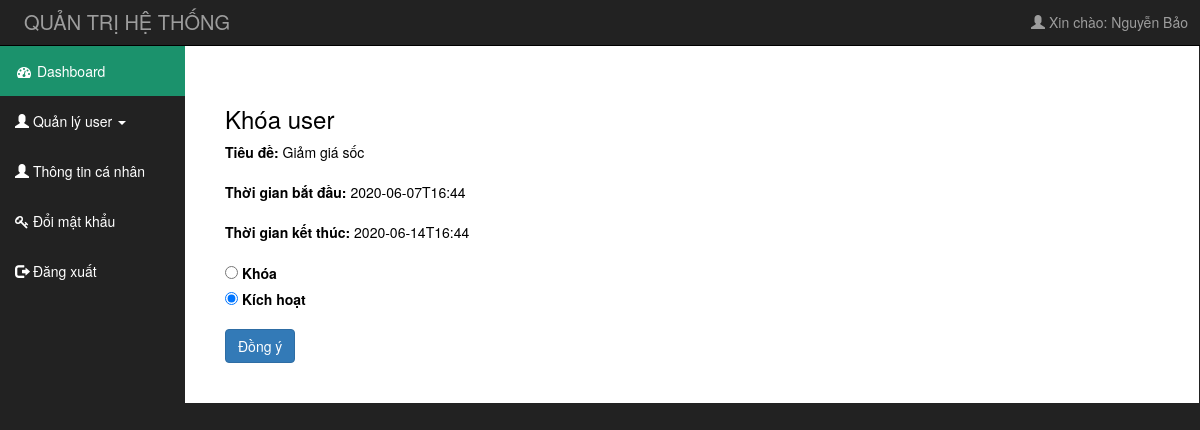
/admin/khoasukien.php?id=1 (signed in), run on the app's committed database.
### tables this page shows
CREATE TABLE `khuyenmai` (
  `makm` int(11) NOT NULL,
  `tieude` varchar(255) NOT NULL,
  `giatrikhuyenmai` int(11) NOT NULL,
  `thoigianbatdau` varchar(255) NOT NULL,
  `thoigianketthuc` varchar(255) NOT NULL,
  `tinhtrang` int(11) NOT NULL
);

### admin/khoasukien.php (the view, shortened to what this page needs)
	<?php
		if(isset($_SESSION['usr']['uid']))
		{
			include("includes/header.php");
		}
		else
		{
			 header('Location:login.php');
		}
		require("../includes/connect_db.php");
		if(isset($_GET['id']) && $_GET['id']!=null)
		{
			$url=$_GET['id'];
			$query_item="SELECT * FROM khuyenmai WHERE makm=".$url;
			$result_item=mysqli_query($dbc,$query_item);check_errors($result_item,$query_item);
			list($makm, $tieude, $giatri, $stime, $etime, $tinhtrang)=mysqli_fetch_array($result_item,MYSQLI_NUM);
		}else{
			header('location:quanlysukien.php');
		}
	?>
		<div id="mid">
			<div class="row" style="width: 100%;">
				<div class="col-sm-2">
					<?php
						if($_SESSION['usr']['vaitro']==2)
						{
							include('includes/menu_left1.php');
						}
					?>
				</div>
				<div class="col-sm-10 contain_right">
					<div style="background-color:white;margin-right: -29px;margin-left: -15px;color: black;padding: 40px;">
						<h3>Khóa user</h3>
						<form method="POST" name="blockuser">
							<div class="form-group">
						      <label for="tensp">Tiêu đề: </label>
						      <?php echo $tieude;?>
						    </div>
						    <div class="form-group">
						      <label for="tensp">Thời gian bắt đầu: </label>
						      <?php echo $stime;?>
						    </div>
						    <div class="form-group">
						      <label for="tensp">Thời gian kết thúc: </label>
						      <?php echo $etime;?>
						    </div>
						    <div class="form-group">
						    	<?php
						    		if($tinhtrang==0)
						    		{
						    			echo "<label>";
							    		echo "<input type='radio' name='khoa' value='0' checked> Khóa";
								    	echo "</label>";
								    	echo "<br/>";
								    	echo "<label>";
								    	echo "<input type='radio' name='khoa' value='1'> Kích hoạt";
								    	echo "</label>";
						    		}else{
						    			echo "<label>";
							    		echo "<input type='radio' name='khoa' value='0'> Khóa";
								    	echo "</label>";
								    	echo "<br/>";
								    	echo "<label>";
								    	echo "<input type='radio' name='khoa' value='1' checked> Kích hoạt";
								    	echo "</label>";
						    		}
						    	?>
						    </div>
						    <button type="submit" class="btn btn-primary" name="submit">Đồng ý</button>
						</form>
					</div>
				</div>
			</div>
		</div>
	</div>
</body>
</html>

### admin/CSS/admin_css.css (style rules this page uses)
body { margin: 0; padding: 0; background-color: #222; }
#mid { width: 100%; }

### data on the page
khuyenmai: tieude "Giảm giá sốc", thoigianbatdau "2020-06-07T16:44", thoigianketthuc "2020-06-14T16:44"

### other printed values
$_SESSION['usr']['user'] "Nguyễn Bảo"
